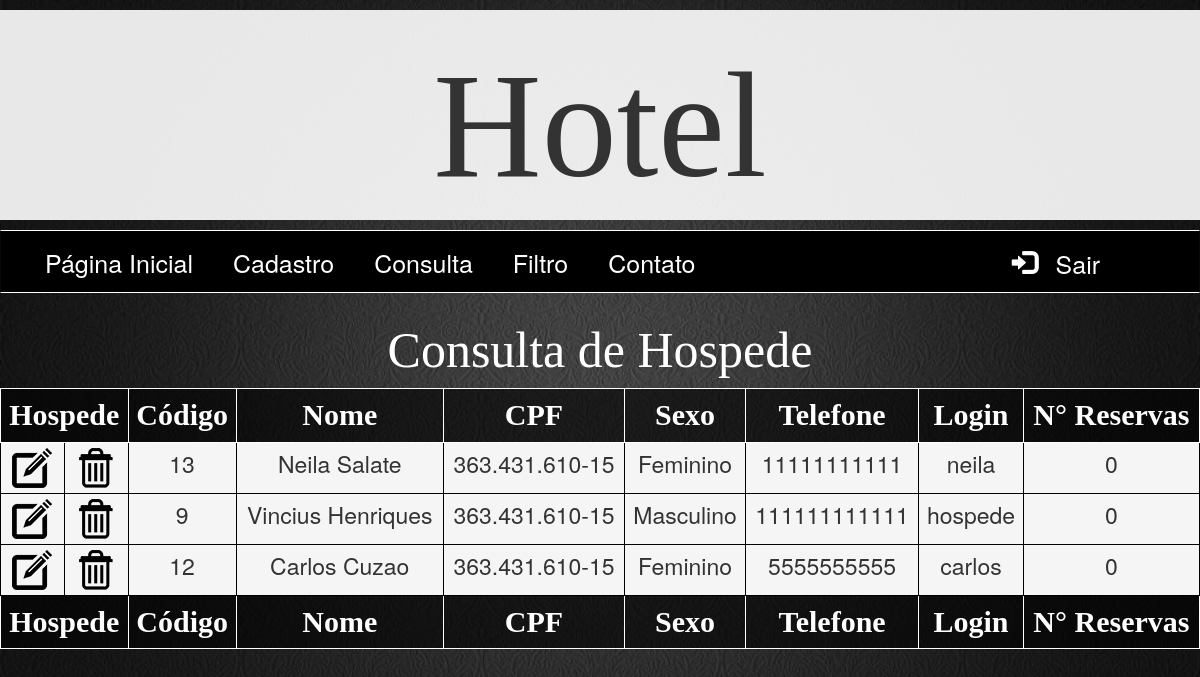
Screenshot of /consulta-hospede.php (signed in) with the database file from the repository.
### tables this page shows
CREATE TABLE IF NOT EXISTS `hospede` (
  `idHospede` bigint(20) NOT NULL AUTO_INCREMENT,
  `nome` varchar(200) NOT NULL,
  `cpf` varchar(200) NOT NULL,
  `sexo` varchar(100) NOT NULL,
  `telefone` varchar(100) NOT NULL,
  `login` varchar(200) NOT NULL,
  `senha` varchar(200) NOT NULL,
  PRIMARY KEY (`idHospede`)
);

### dao/conexaobanco.class.php (called while the page is built, shortened)
<?php
class ConexaoBanco extends PDO{
  private static $instance = null;
  public static function getInstance(){
    if(!isset(self::$instance)){
      try{
        self::$instance = new ConexaoBanco("mysql:dbname=hotel2;host=localhost","root","root");
      }catch(PDOException $e){
        echo "Erro ao conectar!".$e;
      }
    }
    return self::$instance;
  }
}

### dao/hospededao.class.php (called while the page is built, shortened)
<?php
require 'conexaobanco.class.php';
  class HospedeDAO{
    private $conexao = null;
    public function __construct(){
      $this->conexao = ConexaoBanco::getInstance();
    }
    public function buscarHospede(){
      try {
        $stat = $this->conexao->query("select * from hospede");
        $array = $stat->fetchAll(PDO::FETCH_CLASS, 'hospede');
        return $array;
      }catch(PDOException $pe){
        echo "erro ao buscar Hospedes!".$pe;
      }
    }
  }

### modelo/hospede.class.php (called while the page is built, shortened)
<?php
class Hospede{
  public function __get($a){
    return $this->$a;
  }
}

### consulta-hospede.php (the view, shortened to what this page needs)
<!DOCTYPE html>
<html lang="pt-br">
  <head>
    <link rel="stylesheet" type="text/css" href="css/estilo.css">
    <link rel="stylesheet" href="https://maxcdn.bootstrapcdn.com/bootstrap/3.3.7/css/bootstrap.min.css">
    <link rel="stylesheet" href="//code.jquery.com/ui/1.12.0/themes/base/jquery-ui.css">
  </head>
  <body>
   <div class="container-fluid" >
        <div id="banner" class="col-md-12"><h5 id="hotel">Hotel</h5></div>
    </div>
      <nav class="navbar navbar-inverse">
        <div class="container-fluid">
        <div class="col-md-10">
        <ul class="nav navbar-nav">
          <?php
          if(isset($_SESSION['privateUser'])){
            $u = unserialize($_SESSION['tipo']);
            if($u == 'funcionario'){
          ?>
              <li><a href="index.php">Página Inicial</a></li>
              <li><a href="#" id="btn-1" data-toggle="collapse" data-target="#submenu1" aria-expanded="false">Cadastro</a>
              </li>
              <li><a href="#" id="btn-1" data-toggle="collapse" data-target="#submenu2" aria-expanded="false">Consulta</a>
              </li>
              <li><a href="#" id="btn-1" data-toggle="collapse" data-target="#submenu3" aria-expanded="false">Filtro</a>
              </li>
              <li><a href="contato.php">Contato</a> </li>
              </div>
                <div class="col-md-2 login">
                <a href="login.php" class="login"><form name="deslogar" action="login.php" method="post" >
                    <span class="form-inline btn-default" style="color:white"><i class="glyphicon glyphicon-log-in"></i>
                    <input type="submit" name="deslogar" class="btn btn-default" value="Sair" style="font-size: 30px;margin-top: -5px;"></span>
                  </form></a>
              </div>
          <?php
        }else if($u == 'hospede'){
            ?>
              <li><a href="index.php">Página Inicial</a></li>
              <li><a href="cadastro-hospede.php">Cadastrar Hospede</a>
                </li>
                <li><a href="#" id="btn-1" data-toggle="collapse" data-target="#submenu3" aria-expanded="false">Filtro</a>
                  <ul class="nav collapse" id="submenu3" role="menu" aria-labelledby="btn-1">
                    <li><a href="filtro-funcionario.php">Funcionário</a>
                    </li>
                    <li><a href="filtro-reserva.php">Reserva</a>
                    </li>
                    <li><a href="filtro-hospede.php">Hospede</a>
                    </li>
                    <li><a href="filtro-quarto.php">Quarto</a>
                    </li>
                  </ul>
                </li>
                <li><a href="contato.php">Contato</a> </li>
               </div>
                <div class="col-md-2 login">
                  <a href="login.php" class="login"><form name="deslogar" action="login.php" method="post" >
                      <span class="form-inline" style="color:white"><i class="glyphicon glyphicon-log-in"></i>
                      <input type="submit" name="deslogar" class="btn btn-default" value="Sair"></span>
                    </form></a>
                    </div>
              </ul>
            <?php
            }
          }
          ?>
      </div>
    </nav>
      <?php
      include 'dao/hospededao.class.php';
      include 'modelo/hospede.class.php';
      $hosDAO = new HospedeDAO();
      $array = $hosDAO->buscarHospede();
      if(count($array) != 0){
      ?>
      <h2>Consulta de Hospede</h2>
      <div class="table-responsive">
        <table class="table table-striped table-bordered bg-link    table-hover table-condensed">
          <thead>
            <tr class="info">
              <th colspan="2">Hospede</th>
              <th>Código</th>
              <th>Nome</th>
              <th>CPF</th>
              <th>Sexo</th>
              <th>Telefone</th>
              <th>Login</th>
              <th>N° Reservas</th>
            </tr>
          </thead>
          <tfoot>
            <tr class="info">
              <th colspan="2">Hospede</th>
              <th>Código</th>
              <th>Nome</th>
              <th>CPF</th>
              <th>Sexo</th>
              <th>Telefone</th>
              <th>Login</th>
              <th>N° Reservas</th>
            </tr>
          </tfoot>
          <tbody>
            <?php
            $id = 0;
            foreach($array as $a){
              ++$id;
              echo "<tr class='active'>";
              echo "<td><a href='alterar-hospede.php?id=$a->idHospede'><img src='imagens/alterar.png' title='Alterar'></a></td>";
              echo "<td><a id='btn-mensagem$id'><img src='imagens/delete.png'></a></td>";
              echo "<td>$a->idHospede</td>";
              echo "<td>$a->nome</td>";
              echo "<td>$a->cpf</td>";
              echo "<td>$a->sexo</td>";
              echo "<td>$a->telefone</td>";
              echo "<td>$a->login</td>";
              echo "<td>$a->numRes</td>";
              echo "</tr>";
              ?>
              <?php
            }
            ?>
          </tbody>
        </table>
      </div>
      <?php
    }else{
      echo "<h2>Não há dados no banco de dados!</h2>";
    }
      ?>
  </body>
</html>

### css/estilo.css (style rules this page uses)
body { background-image: url('../imagens/background3.jpg'); background-repeat: repeat-y; background-position: top center; background-size: 100%; font-family: capriola,helvetica, sans-serif; font-size: 12px; margin-bottom: 50px!important; }
th { font-family: calibri; font-size: 30px; text-align: center!important; color: white!important; background-color: rgba(0,0, 0,0.6)!important; border:1px solid white!important; }
table { border-left:0!important; border-right:0!important; }
td { font-size: 23px; text-align: center; border: 1px solid black!important; }
body ul li { margin-left:10px; }
body h2 { font-size: 50px; font-family: 'Turtles'; color: white; text-align: center; }
.container-fluid { margin: 0!important; padding: 0!important; }
li { font-size: 25px; margin-left: 20px; margin-top: 2px; }
li a { color: white!important; }
#banner { background-color:rgba(255,255,255,0.9); background-size: 100% 100%; height: 210px; margin-top: 10px!important; margin-bottom: 10px!important; }
.navbar { padding: 4px!important; margin: 0!important; border-top:1px solid white!important; border-bottom:1px solid white!important; border-radius:0!important; background-color: black!important; margin-bottom: 30px!important; }
#hotel { font-family: 'fonte2'; font-size: 150px; text-align: center; padding-top: 2%; }
.login { margin-top: 10px; margin-bottom: 0!important; }
.btn-default { background-color: transparent!important; font-size: 25px!important; border:0!important; color: white!important; }

### rows the page displays
hospede: idHospede "13", nome "Neila Salate", cpf "363.431.610-15", sexo "Feminino", telefone "11111111111", login "neila", numRes "0"
hospede: idHospede "9", nome "Vincius Henriques", cpf "363.431.610-15", sexo "Masculino", telefone "111111111111", login "hospede", numRes "0"
hospede: idHospede "12", nome "Carlos Cuzao", cpf "363.431.610-15", sexo "Feminino", telefone "5555555555", login "carlos", numRes "0"
